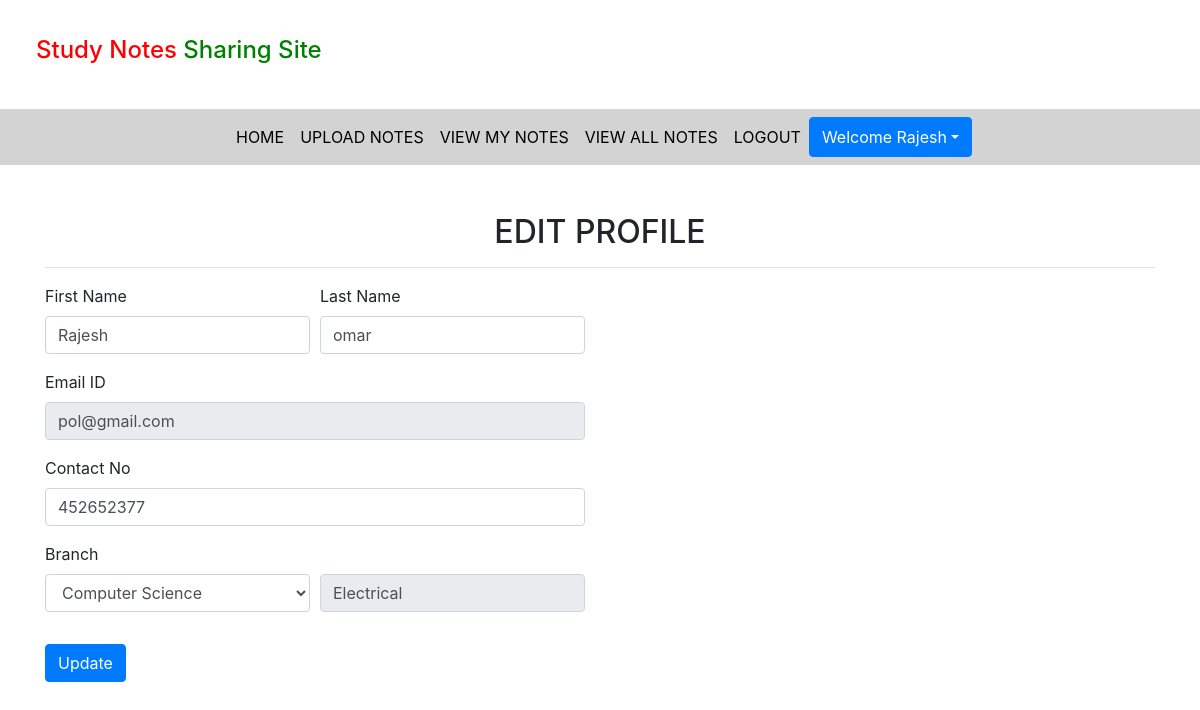
Screenshot of /edit_profile (signed in) with the database file from the repository.
### notes/models.py (models this page shows, shortened)
class Signup(models.Model):
    user = models.ForeignKey(User,on_delete=models.CASCADE)
    contact = models.CharField(max_length=10, null=True)
    branch = models.CharField(max_length=30)
    role = models.CharField(max_length=15)

### notes/views.py (the view, shortened to what this page needs)
# urls.py: path('edit_profile',edit_profile,name='edit_profile'),
def edit_profile(request):
    if not request.user.is_authenticated:
        return redirect('login')
    user = User.objects.get(id=request.user.id)
    user.save()
    data = Signup.objects.get(user = user)
    data.save()
    error = False
    d = {'data':data,'user':user,'error':error}
    return render(request,'edit_profile.html',d)

### notes/templates/edit_profile.html (shortened to what this page needs)
{% extends 'usernavigation.html' %}
{% load static %}
{% block body %}
<div class="container mt-5">
    <h2 class="text-center"> EDIT PROFILE</h2>
    <hr>
    <div class="row">
        <div class="col-sm-6">
            <form action="" method="post">
                <div class="form-row">
                    <div class="form-group col-sm-6">
                        <label>First Name</label>
                        <input type="text" class="form-control" value="{{data.user.first_name}}" name="firstname">
                    </div>
                    <div class="form-group col-sm-6">
                        <label>Last Name</label>
                        <input type="text" class="form-control" value="{{data.user.last_name}}" name="lastname">
                    </div>
                </div>
                <div class="form-row">
                    <div class="form-group col-md-12">
                        <label>Email ID</label>
                        <input type="text" class="form-control" value="{{data.user.username}}" name="emailid" readonly>
                    </div>
                </div>
                <div class="form-row">
                    <div class="form-group col-md-12">
                        <label>Contact No</label>
                        <input type="text" class="form-control" value="{{data.contact}}" name="contact">
                    </div>
                </div>
                <div class="form-row">
                    <div class="form-group col-md-6">
                        <label>Branch</label>
                        <select name="branch" class="form-control">
                            <option value="Computer Science">Computer Science</option>
                        </select>
                    </div>
                    <div class="form-group col-md-6 mt-2">
                        <br>
                        <input type="text" value="{{data.branch}}" class="form-control" readonly>
                    </div>
                </div>
                <input type = "submit" value = "Update" class="btn btn-primary mt-3">
            </form>
        </div>
    </div>
</div>
{% endblock %}

### notes/templates/usernavigation.html (shortened to what this page needs)
<head>
    {% load static %}
    <link rel="stylesheet" href="https://maxcdn.bootstrapcdn.com/bootstrap/4.3.1/css/bootstrap.min.css">
    <link rel="stylesheet" href="https://use.fontawesome.com/releases/v5.6.3/css/all.css"></head>
    <link rel="stylesheet" href="{% static 'css/mystyle.css' %}">
  <body>
    <h4 style="padding: 3%;"><span style="color: red;">Study Notes</span><span style="color: green;"> Sharing Site</span></h4>
<nav class="navbar navbar-expand-sm justify-content-center" style="background-color: lightgray;">
<ul class="navbar-nav">
  <li class="navbar-item">
    <a class="nav-link" href="{% url 'profile' %}">HOME</a>
  </li>
  <li class="navbar-item">
    <a class="nav-link" href="{% url 'upload_notes' %}">UPLOAD NOTES</a>
  </li>
  <li class="navbar-item">
    <a class="nav-link" href="{% url 'view_mynotes' %}">VIEW MY NOTES</a>
  </li>
  <li class="navbar-item">
    <a class="nav-link" href="{% url 'viewallnotes' %}">VIEW ALL NOTES</a>
  </li>
  <li class="navbar-item">
    <a class="nav-link" href="{% url 'logout' %}">LOGOUT</a>
  </li>
  <div class="btn-group ">
        <button type="button" class="btn btn-primary dropdown-toggle" data-toggle="dropdown">Welcome {{request.user.first_name}}</button>
  </div>
</ul>
</nav>
  </body>
  </html>
{% block body %}
{% endblock  %}

### notes/static/css/mystyle.css (style rules this page uses)
.nav-link { color: black; }

### rows the page displays
Signup: firstname "Rajesh", lastname "omar", emailid "pol@gmail.com", contact "452652377", branch "Electrical"

### other values shown
{{ request.user.first_name }} "Rajesh"
